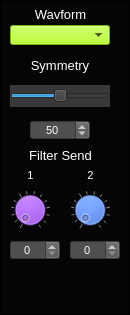
     <widget class="CustomFrame" name="frame_Osc2Waveform">
      <property name="geometry">
       <rect>
        <x>10</x>
        <y>10</y>
        <width>130</width>
        <height>315</height>
       </rect>
      </property>
      <property name="styleSheet">
       <string notr="true">background-color: rgb(5, 5, 5);</string>
      </property>
      <property name="frameShape">
       <enum>QFrame::Panel</enum>
      </property>
      <property name="frameShadow">
       <enum>QFrame::Plain</enum>
      </property>
      <property name="lineWidth">
       <number>1</number>
      </property>
      <property name="midLineWidth">
       <number>1</number>
      </property>
      <widget class="QLabel" name="label_66">
       <property name="geometry">
        <rect>
         <x>30</x>
         <y>4</y>
         <width>61</width>
         <height>21</height>
        </rect>
       </property>
       <property name="font">
        <font>
         <pointsize>10</pointsize>
        </font>
       </property>
       <property name="styleSheet">
        <string notr="true">color: rgb(255, 255, 255);</string>
       </property>
       <property name="text">
        <string>Wavform</string>
       </property>
       <property name="alignment">
        <set>Qt::AlignCenter</set>
       </property>
      </widget>
      <widget class="QSpinBox" name="spinBox_Osc2SendFilter2">
       <property name="geometry">
        <rect>
         <x>70</x>
         <y>240</y>
         <width>50</width>
         <height>20</height>
        </rect>
       </property>
       <property name="font">
        <font>
         <pointsize>8</pointsize>
        </font>
       </property>
       <property name="focusPolicy">
        <enum>Qt::NoFocus</enum>
       </property>
       <property name="styleSheet">
        <string notr="true">background-color: rgb(80,80,80);
color: rgb(255, 255, 255);</string>
       </property>
       <property name="alignment">
        <set>Qt::AlignCenter</set>
       </property>
       <property name="readOnly">
        <bool>false</bool>
       </property>
       <property name="accelerated">
        <bool>true</bool>
       </property>
       <property name="maximum">
        <number>100</number>
       </property>
       <property name="value">
        <number>0</number>
       </property>
      </widget>
      <widget class="CustomDial" name="dial_Osc2SendFilter2">
       <property name="geometry">
        <rect>
         <x>70</x>
         <y>190</y>
         <width>40</width>
         <height>40</height>
        </rect>
       </property>
       <property name="focusPolicy">
        <enum>Qt::NoFocus</enum>
       </property>
       <property name="styleSheet">
        <string notr="true">background-color: rgb(0, 85, 255);</string>
       </property>
       <property name="maximum">
        <number>100</number>
       </property>
       <property name="value">
        <number>0</number>
       </property>
       <property name="wrapping">
        <bool>false</bool>
       </property>
       <property name="notchTarget">
        <double>8.000000000000000</double>
       </property>
       <property name="notchesVisible">
        <bool>true</bool>
       </property>
      </widget>
      <widget class="QSpinBox" name="spinBox_Osc2SendFilter1">
       <property name="geometry">
        <rect>
         <x>10</x>
         <y>240</y>
         <width>50</width>
         <height>20</height>
        </rect>
       </property>
       <property name="font">
        <font>
         <pointsize>8</pointsize>
        </font>
       </property>
       <property name="focusPolicy">
        <enum>Qt::NoFocus</enum>
       </property>
       <property name="styleSheet">
        <string notr="true">background-color: rgb(80,80,80);
color: rgb(255, 255, 255);</string>
       </property>
       <property name="alignment">
        <set>Qt::AlignCenter</set>
       </property>
       <property name="readOnly">
        <bool>false</bool>
       </property>
       <property name="accelerated">
        <bool>true</bool>
       </property>
       <property name="maximum">
        <number>100</number>
       </property>
       <property name="value">
        <number>0</number>
       </property>
      </widget>
      <widget class="QLabel" name="label_67">
       <property name="geometry">
        <rect>
         <x>15</x>
         <y>145</y>
         <width>91</width>
         <height>21</height>
        </rect>
       </property>
       <property name="font">
        <font>
         <pointsize>10</pointsize>
        </font>
       </property>
       <property name="styleSheet">
        <string notr="true">color: rgb(255, 255, 255);</string>
       </property>
       <property name="text">
        <string>Filter Send</string>
       </property>
       <property name="alignment">
        <set>Qt::AlignCenter</set>
       </property>
      </widget>
      <widget class="CustomDial" name="dial_Osc2SendFilter1">
       <property name="geometry">
        <rect>
         <x>10</x>
         <y>190</y>
         <width>40</width>
         <height>40</height>
        </rect>
       </property>
       <property name="focusPolicy">
        <enum>Qt::NoFocus</enum>
       </property>
       <property name="styleSheet">
        <string notr="true">background-color: rgb(170, 85, 255);</string>
       </property>
       <property name="maximum">
        <number>100</number>
       </property>
       <property name="value">
        <number>0</number>
       </property>
       <property name="wrapping">
        <bool>false</bool>
       </property>
       <property name="notchTarget">
        <double>8.000000000000000</double>
       </property>
       <property name="notchesVisible">
        <bool>true</bool>
       </property>
      </widget>
      <widget class="QLabel" name="label_68">
       <property name="geometry">
        <rect>
         <x>20</x>
         <y>160</y>
         <width>21</width>
         <height>31</height>
        </rect>
       </property>
       <property name="font">
        <font>
         <pointsize>8</pointsize>
        </font>
       </property>
       <property name="styleSheet">
        <string notr="true">color: rgb(255, 255, 255);</string>
       </property>
       <property name="text">
        <string>1</string>
       </property>
       <property name="alignment">
        <set>Qt::AlignCenter</set>
       </property>
      </widget>
      <widget class="QLabel" name="label_69">
       <property name="geometry">
        <rect>
         <x>80</x>
         <y>160</y>
         <width>21</width>
         <height>31</height>
        </rect>
       </property>
       <property name="font">
        <font>
         <pointsize>8</pointsize>
        </font>
       </property>
       <property name="styleSheet">
        <string notr="true">color: rgb(255, 255, 255);</string>
       </property>
       <property name="text">
        <string>2</string>
       </property>
       <property name="alignment">
        <set>Qt::AlignCenter</set>
       </property>
      </widget>
      <widget class="CustomComboBox" name="comboBox_Osc2Waveform">
       <property name="geometry">
        <rect>
         <x>10</x>
         <y>25</y>
         <width>100</width>
         <height>20</height>
        </rect>
       </property>
       <property name="font">
        <font>
         <pointsize>8</pointsize>
        </font>
       </property>
       <property name="focusPolicy">
        <enum>Qt::NoFocus</enum>
       </property>
       <property name="styleSheet">
        <string notr="true">selection-background-color: rgb(255, 0, 0);
border-color: rgb(0, 0, 0);
background-color: rgb(170, 255, 0);
</string>
       </property>
       <property name="currentText">
        <string/>
       </property>
       <property name="currentIndex">
        <number>-1</number>
       </property>
       <property name="maxVisibleItems">
        <number>4</number>
       </property>
      </widget>
      <widget class="CustomHorizontalSlider" name="horizontalSlider_Osc2Symmetry">
       <property name="geometry">
        <rect>
         <x>10</x>
         <y>85</y>
         <width>100</width>
         <height>22</height>
        </rect>
       </property>
       <property name="focusPolicy">
        <enum>Qt::NoFocus</enum>
       </property>
       <property name="styleSheet">
        <string notr="true">background-color: rgb(56, 56, 56);</string>
       </property>
       <property name="minimum">
        <number>5</number>
       </property>
       <property name="maximum">
        <number>95</number>
       </property>
       <property name="value">
        <number>50</number>
       </property>
       <property name="orientation">
        <enum>Qt::Horizontal</enum>
       </property>
      </widget>
      <widget class="QLabel" name="label_70">
       <property name="geometry">
        <rect>
         <x>10</x>
         <y>55</y>
         <width>100</width>
         <height>20</height>
        </rect>
       </property>
       <property name="font">
        <font>
         <pointsize>10</pointsize>
        </font>
       </property>
       <property name="styleSheet">
        <string notr="true">color: rgb(255, 255, 255);</string>
       </property>
       <property name="text">
        <string>Symmetry</string>
       </property>
       <property name="alignment">
        <set>Qt::AlignCenter</set>
       </property>
      </widget>
      <widget class="QSpinBox" name="spinBox_Osc2Symmetry">
       <property name="geometry">
        <rect>
         <x>30</x>
         <y>120</y>
         <width>60</width>
         <height>20</height>
        </rect>
       </property>
       <property name="font">
        <font>
         <pointsize>8</pointsize>
        </font>
       </property>
       <property name="focusPolicy">
        <enum>Qt::NoFocus</enum>
       </property>
       <property name="styleSheet">
        <string notr="true">background-color: rgb(80,80,80);
color: rgb(255, 255, 255);</string>
       </property>
       <property name="alignment">
        <set>Qt::AlignCenter</set>
       </property>
       <property name="readOnly">
        <bool>false</bool>
       </property>
       <property name="accelerated">
        <bool>true</bool>
       </property>
       <property name="maximum">
        <number>100</number>
       </property>
       <property name="value">
        <number>50</number>
       </property>
      </widget>
     </widget>
